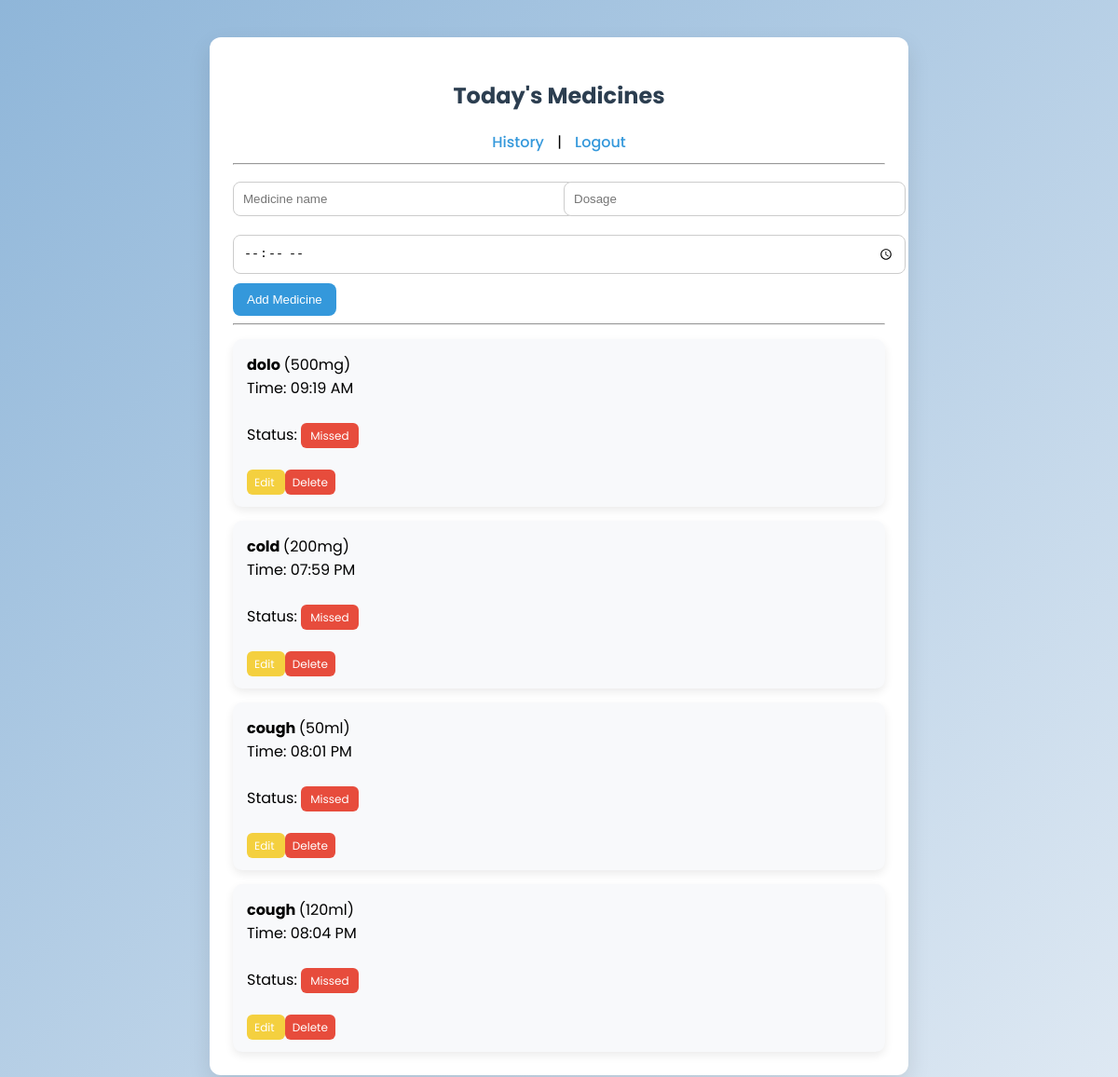
/ (signed in), run on the app's committed database.
### tables this page shows
CREATE TABLE medicines(
        id INTEGER PRIMARY KEY AUTOINCREMENT,
        user_id INTEGER,
        medicine_name TEXT,
        dosage TEXT,
        time TEXT
    );

### app.py (the view, shortened to what this page needs)
@app.route("/")
def index():
    if "user_id" not in session:
        return redirect("/login")
    conn = get_db()
    meds = conn.execute(
        "SELECT * FROM medicines WHERE user_id=?",
        (session["user_id"],)
    ).fetchall()
    today_db = date.today().strftime("%Y-%m-%d")
    result = []
    for med in meds:
        med_time_obj = datetime.strptime(med["time"], "%H:%M")
        display_time = med_time_obj.strftime("%I:%M %p")
        history = conn.execute(
            "SELECT * FROM history WHERE medicine_id=? AND date=?",
            (med["id"], today_db)
        ).fetchone()
        if history:
            status = history["status"]
        result.append({
            "id": med["id"],
            "name": med["medicine_name"],
            "dosage": med["dosage"],
            "time": display_time,
            "status": status
        })
    conn.close()
    return render_template("index.html", meds=result)

### app.py (called while the page is built)
def get_db():
    conn = sqlite3.connect(DB)
    conn.row_factory = sqlite3.Row
    return conn

### templates/index.html (shortened to what this page needs)
<!DOCTYPE html>
<html lang="en">
<head>
    <link rel="stylesheet" href="/static/style.css">
</head>
<body>
    <div class="container">
        <h2>Today's Medicines</h2>
        <div class="nav">
            <a href="/history">History</a> |
            <a href="/logout">Logout</a>
        </div>
        <hr>
        <form method="POST" action="/add">
            <div class="formgrid">
                <input type="text" name="name" placeholder="Medicine name" required>
                <input type="text" name="dosage" placeholder="Dosage" required>
                <input class="timeinput" type="time" name="time" required>
            </div>
            <button class="addbtn" type="submit">
                Add Medicine
            </button>
        </form>
        <hr>
        {% for m in meds %}
        <div class="card medicine-card">
            <b class="med-name">
                {{m.name}}
            </b>
            ({{m.dosage}})
            <br>
            Time:
            <span class="med-time">
                {{m.time}}
            </span>
            <br><br>
            Status:
            {% if m.status == "Pending" %}
            <span class="badge pending status">
                Pending
            </span>
            <a class="markbtn" href="/taken/{{m.id}}">
                Mark Taken
            </a>
            {% elif m.status == "Taken" %}
            <span class="badge taken status">
                Taken
            </span>
            {% else %}
            <span class="badge missed status">
                Missed
            </span>
            {% endif %}
            <br><br>
            <a class="editbtn" href="/edit/{{m.id}}">
                Edit
            </a>
            <a class="deletebtn" href="/delete/{{m.id}}">
                Delete
            </a>
        </div>
        {% endfor %}
    </div>
</body>
</html>

### static/style.css (style rules this page uses)
body { font-family:'Poppins',sans-serif; background:linear-gradient(135deg,#8fb6d9,#dfe9f3); margin:0; padding:0; }
.container { width:90%; max-width:700px; margin:40px auto; background:white; padding:25px; border-radius:12px; box-shadow:0 10px 25px rgba(0,0,0,0.1); }
h2 { text-align:center; color:#2c3e50; }
input { width:100%; padding:10px; margin-top:10px; border-radius:8px; border:1px solid #ccc; }
button { padding:10px 15px; border:none; border-radius:8px; cursor:pointer; font-weight:500; }
.addbtn { background:#3498db; color:white; margin-top:10px; }
.card { background:#f8f9fb; padding:15px; border-radius:10px; margin-top:15px; box-shadow:0 4px 10px rgba(0,0,0,0.08); }
.badge { padding:5px 10px; border-radius:6px; font-size:12px; color:white; }
.missed { background:#e74c3c; }
.editbtn { background:#f4d03f; color:white; padding:5px 8px; border-radius:6px; text-decoration:none; font-size:12px; }
.deletebtn { background:#e74c3c; color:white; padding:5px 8px; border-radius:6px; text-decoration:none; font-size:12px; }
.nav { text-align:center; margin-bottom:10px; }
.nav a { margin:0 10px; text-decoration:none; color:#3498db; font-weight:500; }
.formgrid { display:grid; grid-template-columns:1fr 1fr; gap:10px; }
.timeinput { grid-column:1/3; }

### data on the page
medicines: name "dolo", dosage "500mg"
medicines: name "cold", dosage "200mg"
medicines: name "cough", dosage "50ml"
medicines: name "cough", dosage "120ml"

### other printed values
{{ m.time }} "09:19 AM" "07:59 PM" "08:01 PM" "08:04 PM"
